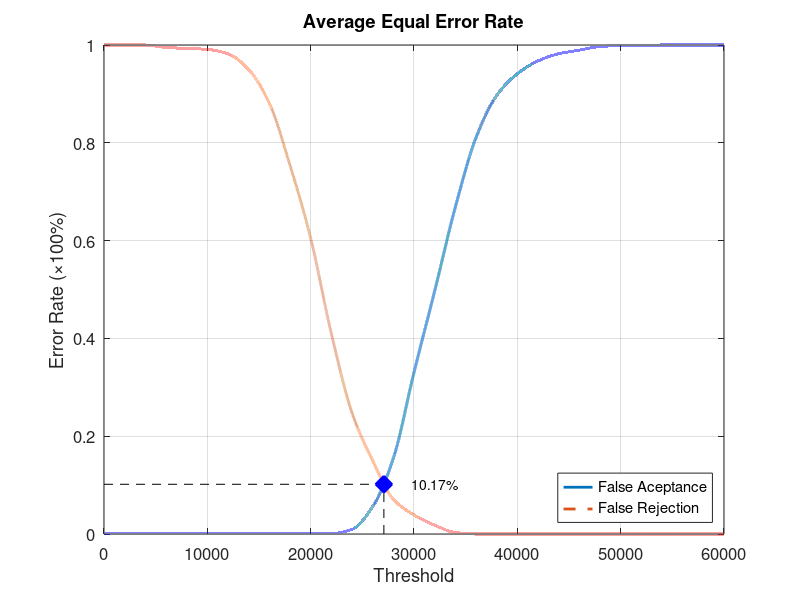
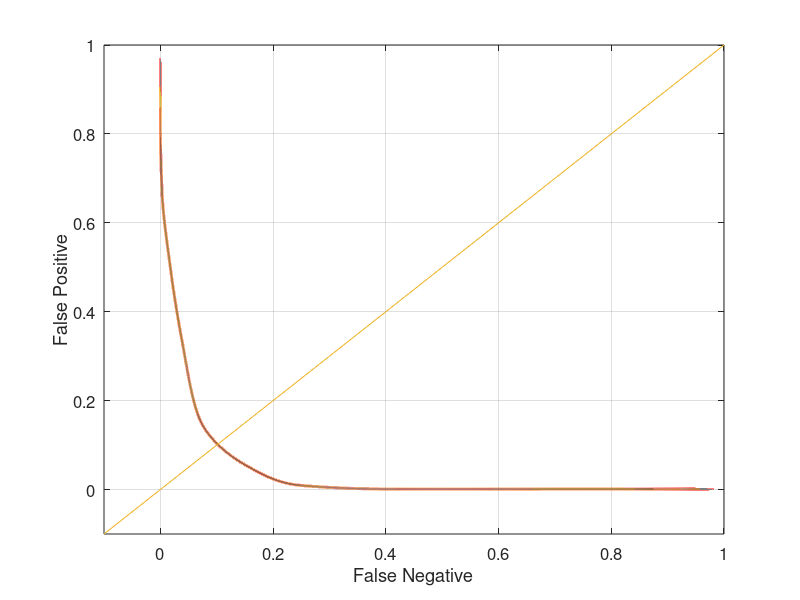

MATLAB code for these plots, in order:
function yEER = Database2Average
close all;
clear;
clc;
x = 0:2000:60000;
xq = 0:0.5:60000;

y0 = [0 0.00105263 0.00105263 0.00105263 0.00105263 0.00105263 0.00105263 0.00105263 0.00105263 0.00105263 0.00105263 0.00105263 0.00947368 0.0557895 0.154737 0.330526 0.496842 0.668421 0.810526 0.896842 0.941053 0.967368 0.982105 0.989474 0.996842 0.998947 0.998947 1 1 1 1];
yy0 = interp1(x, y0, xq, 'pchip');
y1 = [1 1 1 0.995 0.993 0.991 0.982 0.95 0.881 0.754 0.605 0.41 0.248 0.15 0.071 0.039 0.018 0.003 0 0 0 0 0 0 0 0 0 0 0 0 0];
yy1 = interp1(x, y1, xq, 'pchip');

% Calculating EER: 
y2 = abs(y0 - y1);
find(y2 == min(y2))
yy2 = abs(yy0 - yy1);
xEER = find(yy2 == min(yy2));
xEERIndex = xq(xEER) % X-axis EER
yEER = yy0(xEER) % Y-axis EER

main = figure
plot(xq, yy0,'-','LineWidth', 2);	hold on
plot(xq, yy1,'--','LineWidth', 2);	hold on
plot([xEERIndex xEERIndex], [0 yEER], 'k--');	hold on
plot([0 xEERIndex], [yEER yEER], 'k--');	hold on
plot(xEERIndex, yEER, 'bx', 'LineWidth', 10);	hold on
text(xEERIndex + 10 * xEERIndex / 100, yEER, [num2str(round((10000 * yEER)) / 100) '%'])
legend('False Aceptance', 'False Rejection', 'Location', 'SouthEast')
xlabel('Threshold')
ylabel('Error Rate (\times100%)')
title('Average Equal Error Rate')
set(gca, 'FontSize', 12)
axis([0 60000 0 1])
grid on

print(main, 'Database2AverageMain', '-dpng');
FNRxFPR = figure('Color', [1 1 1]);
plot(yy1, yy0, '-', yy1, yy0, 'LineWidth', 2);
hold on
y = -0.1:0.1:1
plot(y, y); 
set(gca, 'FontSize', 12)
xlabel('False Negative')
ylabel('False Positive')
axis([-0.1 1 -0.1 1])
set(gca, 'FontSize', 12)
grid on

print(FNRxFPR, 'Database2AverageFNRxFPR','-dpng');
end
